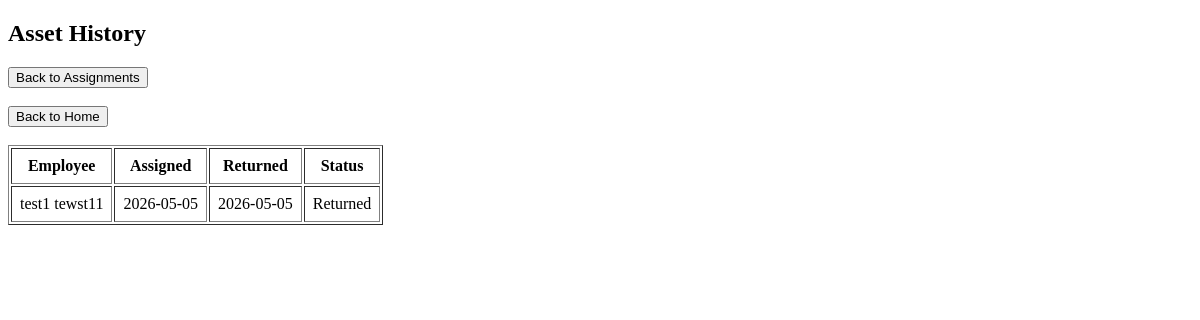
Before: /asset/5 with the older database file.
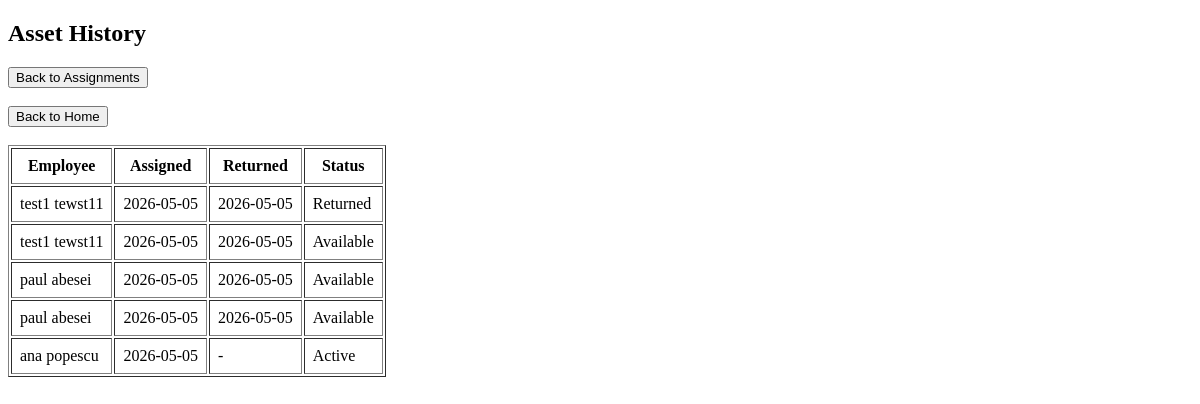
After: the same page with the newer database file.
### tables this page shows
CREATE TABLE assignments (
        id INTEGER PRIMARY KEY AUTOINCREMENT,
        asset_id INTEGER NOT NULL,
        employee_id INTEGER NOT NULL,
        assigned_date TEXT NOT NULL,
        returned_date TEXT,
        status TEXT NOT NULL DEFAULT 'Active',

        FOREIGN KEY (asset_id) REFERENCES assets(id),
        FOREIGN KEY (employee_id) REFERENCES employees(id)
    );

CREATE TABLE employees (
        id INTEGER PRIMARY KEY AUTOINCREMENT,
        first_name TEXT NOT NULL,
        last_name TEXT NOT NULL,
        department TEXT
    );

### routes/assignments.py (the view)
    @app.route("/asset/<int:asset_id>")
    def asset_history(asset_id):
        history = get_asset_history(asset_id)
        return render_template("assignments/history.html", history=history)

### services/assignments.py (called while the page is built)
def get_asset_history(asset_id):
    conn = sqlite3.connect(DB_PATH)
    conn.row_factory = sqlite3.Row
    cursor = conn.cursor()
    cursor.execute("""
        SELECT
            employees.first_name,
            employees.last_name,
            assignments.assigned_date,
            assignments.returned_date,
            assignments.status
        FROM assignments
        JOIN employees ON assignments.employee_id = employees.id
        WHERE assignments.asset_id = ?
        ORDER BY assignments.assigned_date DESC
    """, (asset_id,))
    data = cursor.fetchall()
    conn.close()
    return data

### templates/assignments/history.html (shortened to what this page needs)
<!DOCTYPE html>
<html>
<head>
</head>
<body>
<h2>Asset History</h2>
<button onclick="window.location.href='/assignments'">Back to Assignments</button>
<br><br>
<button onclick="window.location.href='/'">Back to Home</button>
<br><br>
<table border="1" cellpadding="8">
    <tr>
        <th>Employee</th>
        <th>Assigned</th>
        <th>Returned</th>
        <th>Status</th>
    </tr>
    {% for row in history %}
    <tr>
        <td>{{ row["first_name"] }} {{ row["last_name"] }}</td>
        <td>{{ row["assigned_date"] }}</td>
        <td>{{ row["returned_date"] or "-" }}</td>
        <td>{{ row["status"] }}</td>
    </tr>
    {% endfor %}
</table>
<br>
</body>
</html>

Changed rows visible on the page:
added assignments: first_name "test1", last_name "tewst11", assigned_date "2026-05-05", returned_date "2026-05-05", status "Available"
added assignments: first_name "paul", last_name "abesei", assigned_date "2026-05-05", returned_date "2026-05-05", status "Available"
added assignments: first_name "paul", last_name "abesei", assigned_date "2026-05-05", returned_date "2026-05-05", status "Available"
added assignments: first_name "ana", last_name "popescu", assigned_date "2026-05-05", row "-", status "Active"
